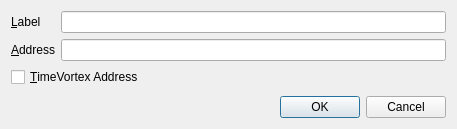
<?xml version="1.0" encoding="UTF-8"?>
<ui version="4.0">
 <class>EditAddressDialog</class>
 <widget class="QDialog" name="EditAddressDialog">
  <property name="geometry">
   <rect>
    <x>0</x>
    <y>0</y>
    <width>457</width>
    <height>129</height>
   </rect>
  </property>
  <property name="windowTitle">
   <string>Edit Address</string>
  </property>
  <property name="autoFillBackground">
   <bool>true</bool>
  </property>
  <property name="styleSheet">
   <string notr="true"/>
  </property>
  <layout class="QVBoxLayout" name="verticalLayout">
   <item>
    <layout class="QFormLayout" name="formLayout">
     <property name="fieldGrowthPolicy">
      <enum>QFormLayout::AllNonFixedFieldsGrow</enum>
     </property>
     <item row="0" column="0">
      <widget class="QLabel" name="label">
       <property name="text">
        <string>&amp;Label</string>
       </property>
       <property name="buddy">
        <cstring>labelEdit</cstring>
       </property>
      </widget>
     </item>
     <item row="0" column="1">
      <widget class="QLineEdit" name="labelEdit">
       <property name="toolTip">
        <string>The label associated with this address book entry</string>
       </property>
      </widget>
     </item>
     <item row="1" column="0">
      <widget class="QLabel" name="label_2">
       <property name="text">
        <string>&amp;Address</string>
       </property>
       <property name="buddy">
        <cstring>addressEdit</cstring>
       </property>
      </widget>
     </item>
     <item row="1" column="1">
      <widget class="QLineEdit" name="addressEdit">
       <property name="toolTip">
        <string>The address associated with this address book entry. This can only be modified for sending addresses.</string>
       </property>
      </widget>
     </item>
     <item row="2" column="0" colspan="2">
      <widget class="QCheckBox" name="stealthCB">
       <property name="text">
        <string>&amp;TimeVortex Address</string>
       </property>
      </widget>
     </item>
    </layout>
   </item>
   <item>
    <widget class="QDialogButtonBox" name="buttonBox">
     <property name="orientation">
      <enum>Qt::Horizontal</enum>
     </property>
     <property name="standardButtons">
      <set>QDialogButtonBox::Cancel|QDialogButtonBox::Ok</set>
     </property>
    </widget>
   </item>
  </layout>
 </widget>
 <resources/>
 <connections>
  <connection>
   <sender>buttonBox</sender>
   <signal>accepted()</signal>
   <receiver>EditAddressDialog</receiver>
   <slot>accept()</slot>
   <hints>
    <hint type="sourcelabel">
     <x>248</x>
     <y>254</y>
    </hint>
    <hint type="destinationlabel">
     <x>157</x>
     <y>274</y>
    </hint>
   </hints>
  </connection>
  <connection>
   <sender>buttonBox</sender>
   <signal>rejected()</signal>
   <receiver>EditAddressDialog</receiver>
   <slot>reject()</slot>
   <hints>
    <hint type="sourcelabel">
     <x>316</x>
     <y>260</y>
    </hint>
    <hint type="destinationlabel">
     <x>286</x>
     <y>274</y>
    </hint>
   </hints>
  </connection>
 </connections>
</ui>
